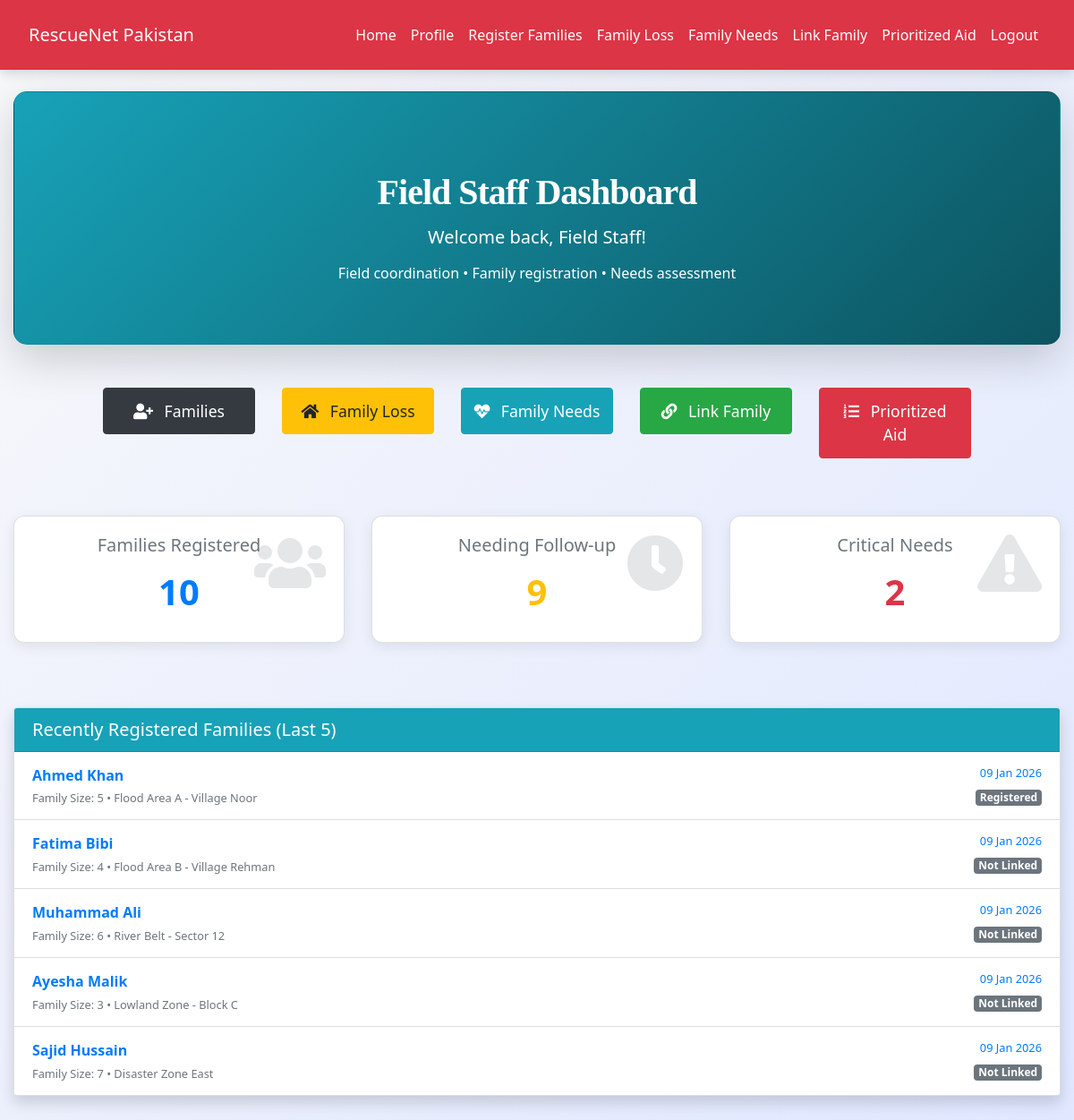
The app's page /field_staff/dashboard.php (signed in) with its own data.
### tables this page shows
CREATE TABLE `family_camp_link` (
  `id` int(11) NOT NULL,
  `family_id` int(11) NOT NULL,
  `camp_id` int(11) NOT NULL,
  `status` enum('registered','relocated','aid_received','medical_required') DEFAULT 'registered',
  `added_by` int(11) NOT NULL,
  `last_updated` timestamp NOT NULL DEFAULT current_timestamp() ON UPDATE current_timestamp()
);

CREATE TABLE `affected_families` (
  `id` int(11) NOT NULL,
  `head_name` varchar(150) NOT NULL,
  `contact` varchar(20) DEFAULT NULL,
  `family_size` int(11) DEFAULT NULL,
  `original_location` varchar(200) DEFAULT NULL,
  `registered_by` int(11) NOT NULL,
  `registered_at` timestamp NOT NULL DEFAULT current_timestamp()
);

### field_staff/dashboard.php (the view, shortened to what this page needs)
<?php
include('config.php');
$user_id = $_SESSION["id"];
$name    = $_SESSION["name"];
$total_registered = $conn->query("
    SELECT COUNT(*) AS count
    FROM affected_families
    WHERE registered_by = $user_id
")->fetch_assoc()['count'] ?? 0;
$needs_followup = $conn->query("
    SELECT COUNT(DISTINCT f.id) AS count
    FROM affected_families f
    LEFT JOIN family_camp_link l ON f.id = l.family_id
    WHERE f.registered_by = $user_id
      AND (l.last_updated IS NULL OR l.last_updated < DATE_SUB(NOW(), INTERVAL 7 DAY))
")->fetch_assoc()['count'] ?? 0;
$critical_needs_count = $conn->query("
    SELECT COUNT(*) AS count
    FROM camp_needs
    WHERE priority_level = 'critical' AND status != 'fulfilled'
")->fetch_assoc()['count'] ?? 0;
$recent_families = $conn->query("
    SELECT f.id, f.head_name, f.family_size, f.original_location,
           f.registered_at, l.status AS camp_status
    FROM affected_families f
    LEFT JOIN family_camp_link l ON f.id = l.family_id
    WHERE f.registered_by = $user_id
    ORDER BY f.registered_at DESC
    LIMIT 5
");
?>
<!DOCTYPE html>
<html lang="en">
<head>
    <link rel="stylesheet" href="https://maxcdn.bootstrapcdn.com/bootstrap/4.5.2/css/bootstrap.min.css">
    <link rel="stylesheet" href="https://cdnjs.cloudflare.com/ajax/libs/font-awesome/5.15.4/css/all.min.css">
    <link rel="stylesheet" href="../css/style.css">
</head>
<body>
<?php include('navbar.php'); ?>
<div class="container-fluid mt-4 pb-5">
    <div class="card welcome-card mb-5 shadow-lg">
        <div class="card-body text-center py-5">
            <h1 class="display-5 mb-2 font-weight-bold text-white">Field Staff Dashboard</h1>
            <p class="lead mb-0">
                Welcome back, <strong><?= htmlspecialchars($name); ?></strong>!
            </p>
            <p class="mt-2">Field coordination • Family registration • Needs assessment</p>
        </div>
    </div>
    <div class="row mb-5 justify-content-center text-center">
        <div class="col-6 col-sm-4 col-md-3 col-lg-2 mb-3">
            <a href="manage_families.php" class="btn btn-dark btn-block quick-action-btn">
                <i class="fas fa-user-plus mr-2"></i> Families
            </a>
        </div>
        <div class="col-6 col-sm-4 col-md-3 col-lg-2 mb-3">
            <a href="manage_family_losses.php" class="btn btn-warning btn-block quick-action-btn">
                <i class="fas fa-home mr-2"></i> Family Loss
            </a>
        </div>
        <div class="col-6 col-sm-4 col-md-3 col-lg-2 mb-3">
            <a href="manage_special_needs.php" class="btn btn-info btn-block quick-action-btn">
                <i class="fas fa-heartbeat mr-2"></i> Family Needs
            </a>
        </div>
        <div class="col-6 col-sm-4 col-md-3 col-lg-2 mb-3">
            <a href="manage_family_camp.php" class="btn btn-success btn-block quick-action-btn">
                <i class="fas fa-link mr-2"></i> Link Family
            </a>
        </div>
        <div class="col-6 col-sm-4 col-md-3 col-lg-2 mb-3">
            <a href="prioritized_aid.php" class="btn btn-danger btn-block quick-action-btn">
                <i class="fas fa-list-ol mr-2"></i> Prioritized Aid
            </a>
        </div>
    </div>
    <div class="row mb-5">
        <div class="col-md-4 mb-4">
            <div class="card stat-card bg-white">
                <i class="fas fa-users stat-icon"></i>
                <div class="card-body text-center">
                    <h5 class="text-muted mb-1">Families Registered</h5>
                    <div class="stat-value text-primary"><?= number_format($total_registered) ?></div>
                </div>
            </div>
        </div>
        <div class="col-md-4 mb-4">
            <div class="card stat-card bg-white">
                <i class="fas fa-clock stat-icon"></i>
                <div class="card-body text-center">
                    <h5 class="text-muted mb-1">Needing Follow-up</h5>
                    <div class="stat-value text-warning"><?= number_format($needs_followup) ?></div>
                </div>
            </div>
        </div>
        <div class="col-md-4 mb-4">
            <div class="card stat-card bg-white">
                <i class="fas fa-exclamation-triangle stat-icon"></i>
                <div class="card-body text-center">
                    <h5 class="text-muted mb-1">Critical Needs</h5>
                    <div class="stat-value text-danger"><?= number_format($critical_needs_count) ?></div>
                </div>
            </div>
        </div>
    </div>
    <div class="row">
        <div class="col-lg-12">
            <div class="card shadow">
                <div class="card-header bg-info text-white">
                    <h5 class="mb-0">Recently Registered Families (Last 5)</h5>
                </div>
                <div class="list-group list-group-flush">
                    <?php if ($recent_families->num_rows > 0): ?>
                        <?php while ($fam = $recent_families->fetch_assoc()): ?>
                            <a href="family_details.php?id=<?= $fam['id'] ?>" class="list-group-item">
                                <div class="d-flex justify-content-between align-items-center">
                                    <div>
                                        <strong><?= htmlspecialchars($fam['head_name']) ?></strong>
                                        <small class="d-block text-muted">
                                            Family Size: <?= $fam['family_size'] ?> •
                                            <?= htmlspecialchars($fam['original_location']) ?>
                                        </small>
                                    </div>
                                    <div class="text-right">
                                        <small class="d-block"><?= date('d M Y', strtotime($fam['registered_at'])) ?></small>
                                        <span class="badge badge-<?=
                                            $fam['camp_status'] === 'aid_received' ? 'success' :
                                            ($fam['camp_status'] === 'medical_required' ? 'danger' : 'secondary')
                                        ?>">
                                            <?= ucfirst($fam['camp_status'] ?? 'Not Linked') ?>
                                        </span>
                                    </div>
                                </div>
                            </a>
                        <?php endwhile; ?>
                    <?php endif; ?>
                </div>
            </div>
        </div>
    </div>
</div>
</body>
</html>

### css/style.css (style rules this page uses)
:root { --primary: #007bff; --secondary: #6c757d; --success: #28a745; --info: #17a2b8; --warning: #ffc107; --danger: #dc3545; --light: #f8f9fa; --dark: #2d3436; --accent: #ff6f61; --highlight: #6f42c1; --shadow: rgba(0, 0, 0, 0.15); --transition: all 0.3s ease-in-out; }
body { font-family: 'Inter', 'Segoe UI', Tahoma, Geneva, Verdana, sans-serif; background: linear-gradient(135deg, var(--light) 0%, #e0e7ff 100%); color: var(--dark); line-height: 1.8; margin: 0; padding: 0; min-height: 100vh; font-size: 16px; }
h1, h2, h3, h4 { text-align: center; margin: 2.5rem 0; font-family: 'Georgia', 'Times New Roman', serif; color: var(--dark); font-weight: 700; letter-spacing: -0.025em; }
h1 { font-size: 2.5rem; }
a { color: var(--primary); text-decoration: none; font-weight: 500; transition: var(--transition); }

### field_staff/dashboard.php (style rules this page uses)
:root { --primary: #007bff; --success: #28a745; --warning: #ffc107; --danger: #dc3545; --info: #17a2b8; --dark: #343a40; --light: #f8f9fa; }
body { background-color: var(--light); font-family: 'Segoe UI', sans-serif; }
.welcome-card { background: linear-gradient(135deg, #17a2b8, #0c5460); color: white; border-radius: 15px; box-shadow: 0 10px 30px rgba(23, 162, 184, 0.3); }
.stat-card { border-radius: 12px; box-shadow: 0 4px 15px rgba(0, 0, 0, 0.08); transition: all 0.3s ease; position: relative; overflow: hidden; }
.stat-icon { font-size: 4rem; opacity: 0.12; position: absolute; right: 20px; top: 20px; }
.stat-value { font-size: 2.5rem; font-weight: 700; color: var(--dark); }
.quick-action-btn { font-size: 1.1rem; padding: 12px; }
.list-group-item { border-left: 5px solid transparent; transition: all 0.2s; }

### records on screen
family_camp_link: family.head_name "Ahmed Khan", family.family_size "5", family.original_location "Flood Area A - Village Noor", family.registered_at "09 Jan 2026", status "Registered"
affected_families: head_name "Fatima Bibi", family_size "4", original_location "Flood Area B - Village Rehman", registered_at "09 Jan 2026", camp_status "Not Linked"
affected_families: head_name "Muhammad Ali", family_size "6", original_location "River Belt - Sector 12", registered_at "09 Jan 2026", camp_status "Not Linked"
affected_families: head_name "Ayesha Malik", family_size "3", original_location "Lowland Zone - Block C", registered_at "09 Jan 2026", camp_status "Not Linked"
affected_families: head_name "Sajid Hussain", family_size "7", original_location "Disaster Zone East", registered_at "09 Jan 2026", camp_status "Not Linked"

### other values on screen
$name "Field Staff"
$total_registered "10"
$needs_followup "9"
$critical_needs_count "2"
